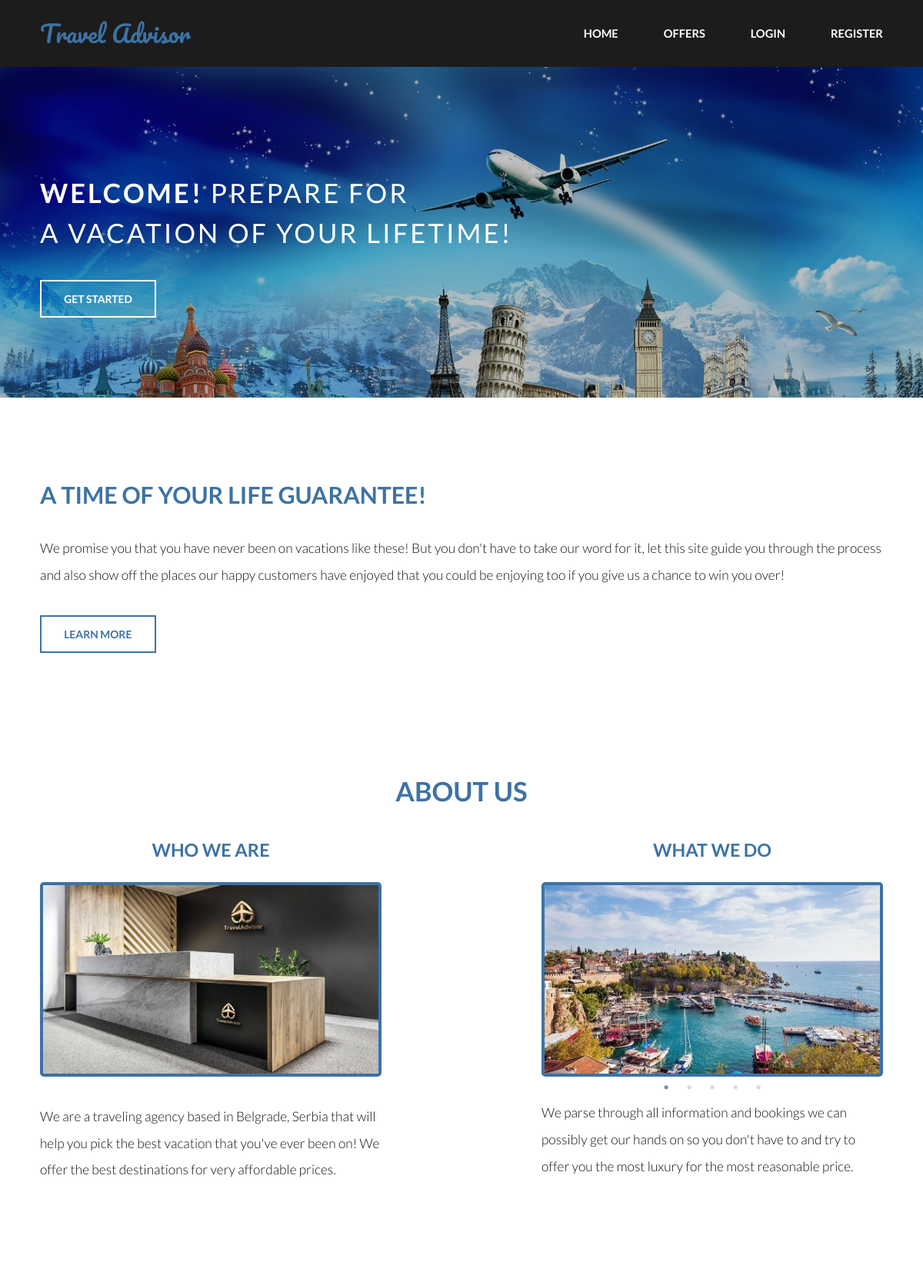
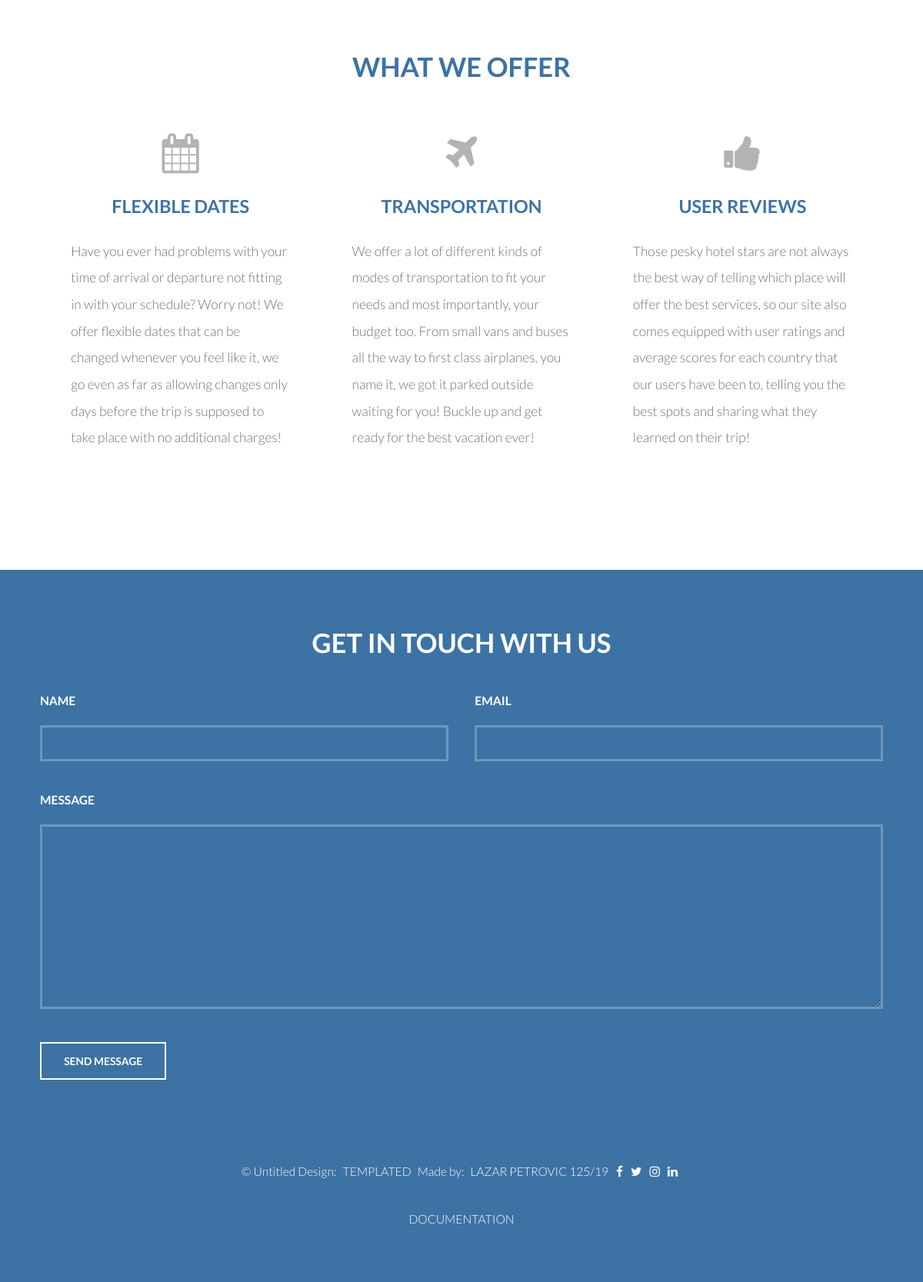
The page / on the database its author committed (2 pictures, top to bottom).
### tables this page shows
CREATE TABLE `nav` (
  `id_nav` int(3) NOT NULL,
  `user_logged` varchar(32) NOT NULL,
  `user_unlogged` varchar(32) NOT NULL,
  `admin_nav` varchar(32) NOT NULL
);

### assets/php/nav/unlogged.php (the view)
<?php
    include_once("assets/php/veza/veza.php");
    $arr = array("Home", "Offers", "Login", "Register");
    $upit = "select user_unlogged from nav";
    $rez = $veza -> query($upit);
    $row = $rez -> fetchAll();
    echo "<nav id='nav'>";
    $i = 0;
    foreach( $row as $r) {
        $user = $r -> user_unlogged;
        if($i <= 3) {
            echo "<a href='$user'>".$arr[$i]."</a>";
            $i++;
        }
    }
    echo "</nav>";
?>

### rows shown on the page
nav: i "HOME"
nav: i "OFFERS"
nav: i "LOGIN"
nav: i "REGISTER"
